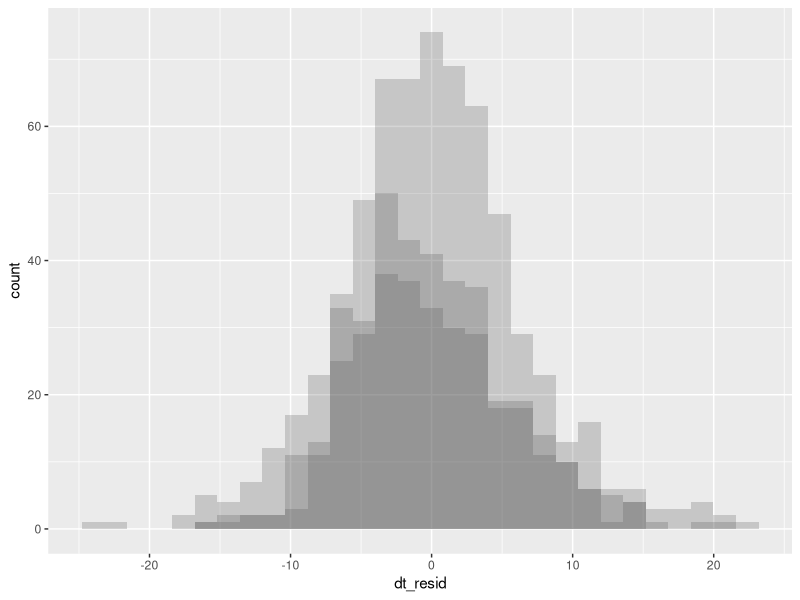
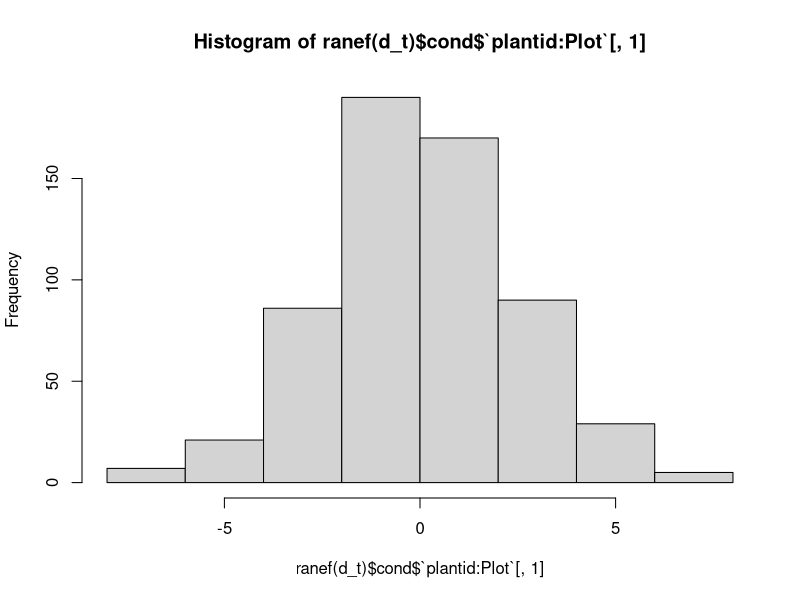
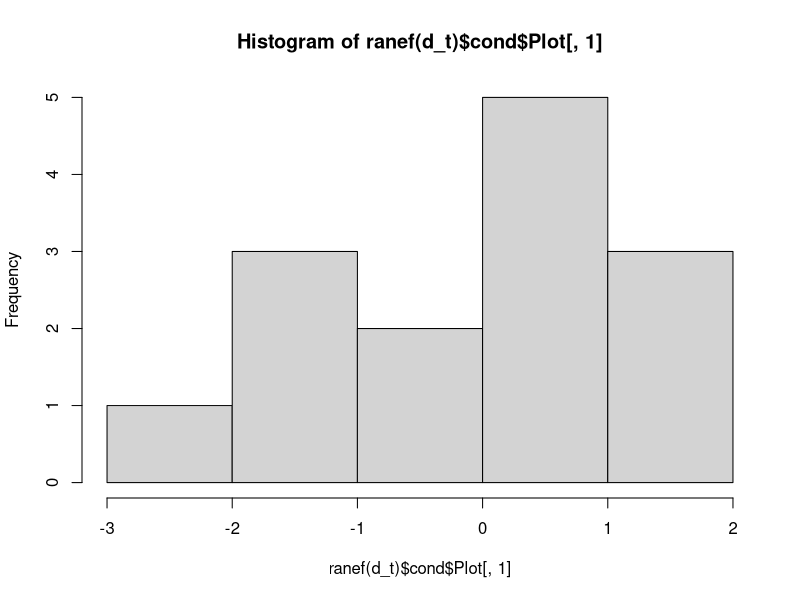

Source code (R) for these figures, in order: (Note: this script raises an error after producing the figures.)
# --- Setup ---------------------------------------------------------

library(ggplot2)
library(dplyr)
library(tidyr)
library(glmmTMB)

rm(list = ls())

### --- Read in all data ---

all.data = merge(
  x = read.csv('01_data_cleaning/out/demo_phen_seed_2016-2024_final.csv'),
  y = read.csv('00_raw_data/plot_treatments.csv'),
  by.x = 'Plot', by.y = 'plot'
)

### --- Extract umbel phenology from phen data ----------------------

phen.by.umbel = all.data %>% 
  filter(in.phen) %>%
  # Split out the bud dates for bud date models; the most umbels seen in a
  # plant is 12, so use separate() to kick these out and then pivot_long to get
  # one row per umbel
  # (first - need to get one row per plant - do a distinct())
  distinct(Year, plantid, .keep_all = TRUE) %>%
  separate_wider_delim(phen.julis, names = paste0('uu', 1:12), delim = ';', too_few = 'align_start') %>%
  pivot_longer(starts_with('uu'), names_to = 'umbel.number', values_to = 'phen.julian') %>%
  filter(!is.na(phen.julian)) %>%
  mutate(phen.julian = as.numeric(gsub('\\s', '', phen.julian))) %>%
  mutate(Year = factor(Year))

# However, for our purposes we want to get the mean umbel emergence date by plant

phen.by.plant = phen.by.umbel %>%
  group_by(Plot, plantid, trt, Year) %>%
  summarise(phen.julian = mean(phen.julian), n.umbel = n()) %>%
  mutate(Year = factor(Year)) %>%
  ungroup()


head(phen.by.plant)


### --- Model selection ---------------------------------------------

# Model mean (from umbel-level observations) bud dates by each treatment
d_t = glmmTMB(
  phen.julian ~ trt + Year + (1 | Plot / plantid),
  data = phen.by.plant
)

# Compare with null model (hypothesis test)
d_0 = glmmTMB(
  phen.julian ~ Year + (1 | Plot / plantid),
  data = phen.by.plant
)

# Compare with treatment-year effect
d_ty = glmmTMB(
  phen.julian ~ trt * Year + (1 | Plot / plantid),
  data = phen.by.plant
)

AIC(d_0, d_t, d_ty) %>% mutate(daic = round(AIC - min(AIC), 2))

# Excellent - evidence of treatment effect, interaction not supported

# Compare with a random-effects model
d_t_r = glmmTMB(
  phen.julian ~ trt + (1 | Year) + (1 | Plot / plantid),
  data = phen.by.plant
)

AIC(d_t_r, d_t)
# Interestingly, random effects model does very poorly.

summary(d_t)
# Drought effect: 3.29 day advance
# Irrigation effect: 1.31 day delay

phen.by.plant %>%
  mutate(dt_resid = residuals(d_t)) %>%
  ggplot(aes(x = dt_resid)) +
  geom_histogram(aes(group = trt), alpha = 0.25, position = 'identity')
# Residuals look fine to me

# And the random effects
hist(ranef(d_t)$cond$`plantid:Plot`[,1])
# Maybe slightly skewed but otherwise fine.
hist(ranef(d_t)$cond$Plot[,1])

### Run model (selection code above)
# Full model:
d_t = glmmTMB(
  phen.julian ~ trt + Year + (1 | Plot / plantid),
  data = phen.by.plant
)

### --- Model means -------------------------------------------------

# Estimate means from model
trt.mean.buddates = expand.grid(trt = c('control', 'drought', 'irrigated'), Year = factor(2021:2024)) %>%
  # For each combo of treatment and year (above), estimate mean from model
  mutate(
    mean.bud = predict(
      d_t, re.form = ~ 0, allow.new.levels = TRUE,
      newdata = expand.grid(trt = c('control', 'drought', 'irrigated'), Year = factor(2021:2024))
    )
  ) %>%
  # Now average across years to get a mean
  group_by(trt) %>%
  summarise(mean.phen = mean(mean.bud))

trt.mean.buddates

# Make folder for data output files if not already existing


# Export
write.csv(trt.mean.buddates, row.names = FALSE, '03_construct_kernels/out/phen_treatment_means.csv')

cat('Exported mean phenology treatments.\n')

### --- Annual means -------------------------------------------------

# Estimate means from model
trt.annual.buddates = expand.grid(trt = c('control', 'drought', 'irrigated'), Year = factor(2021:2024)) %>%
  # For each combo of treatment and year (above), estimate mean from model
  mutate(
    mean.bud = predict(
      d_t, re.form = ~ 0, allow.new.levels = TRUE,
      newdata = expand.grid(trt = c('control', 'drought', 'irrigated'), Year = factor(2021:2024))
    )
  )

# Export
write.csv(trt.annual.buddates, row.names = FALSE, '03_construct_kernels/out/phen_annual_treatment_means.csv')

### --- Summary statistics -------------------------------------------

# Confidence intervals on effect sizes
round(summary(d_t)$coefficients$cond['trtdrought',1] + c(-1, 0,  1) * 1.96 * summary(d_t)$coefficients$cond['trtdrought',2], 2)
round(summary(d_t)$coefficients$cond['trtirrigated',1] + c(-1, 0,  1) * 1.96 * summary(d_t)$coefficients$cond['trtirrigated',2], 2)

# Variance explained by treatment (check indexing every time re-run!)
vars_t = exp(2 * d_t$fit$par[7:9])
vars_0 = exp(2 * d_0$fit$par[5:7])

# Pseudo-R^2
# (one source for this, https://web.pdx.edu/~newsomj/mlrclass/ho_r2.pdf)
# (see: Snijders and Bosker 1999)
# 1 - (sum(vars_t) / sum(vars_0))
# 6.3%

x0 = model.matrix(~ Year, d_0$frame)
b0 = fixef(d_0)$cond
vars_0 = exp(2 * d_0$fit$par[5:7])

# check here to make sure these matrices are aligned with each other
# (should be all TRUE)
all(colnames(x0) == names(b0))

sigma2_f0 = var(x0 %*% as.matrix(b0))

(rsq0 = sigma2_f0 / (sigma2_f0 + sum(vars_0)))
# Year explains 27.4%

x1 = model.matrix(~ trt + Year, d_t$frame)
b1 = fixef(d_t)$cond
vars_t = exp(2 * d_t$fit$par[7:9])

all(colnames(x1) == names(b1))

sigma2_f1 = var(x1 %*% as.matrix(b1))

(rsq1 = sigma2_f1 / (sigma2_f1 + sum(vars_t)))
# Adding treatment gives gives 32.5%

(rsq1 - rsq0)
(rsq1 - rsq0) / (1 - rsq0)

# As expected, minimal change to individual- and among-plant plots
# Reduction in spatial (plot-level) variance:
# 1 - (vars_t[3] / vars_0[3])
# 67%

# Looking at year effects
(as.Date(d_t$fit$par[1] + c(0, d_t$fit$par[4:6]))) %>% range()

### Likelihood ratio tests on effect sizes
# anova(d_0, d_t) # p = 0.0036
# anova(d_t, d_ty) # p = 0.04338
# (pseudo-R^2 is 0.69)
